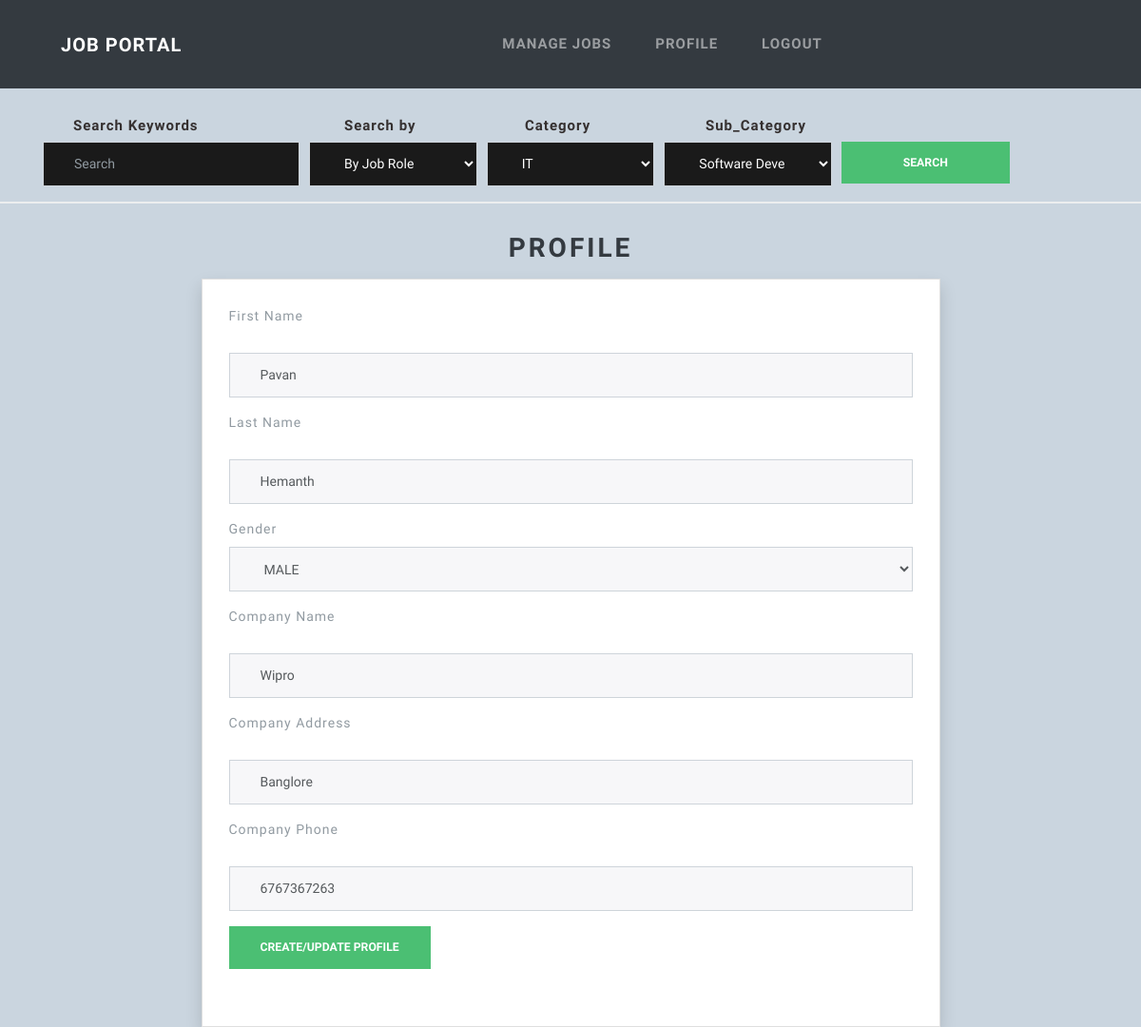
Page /recruiterprofile (signed in) on the earlier database version.
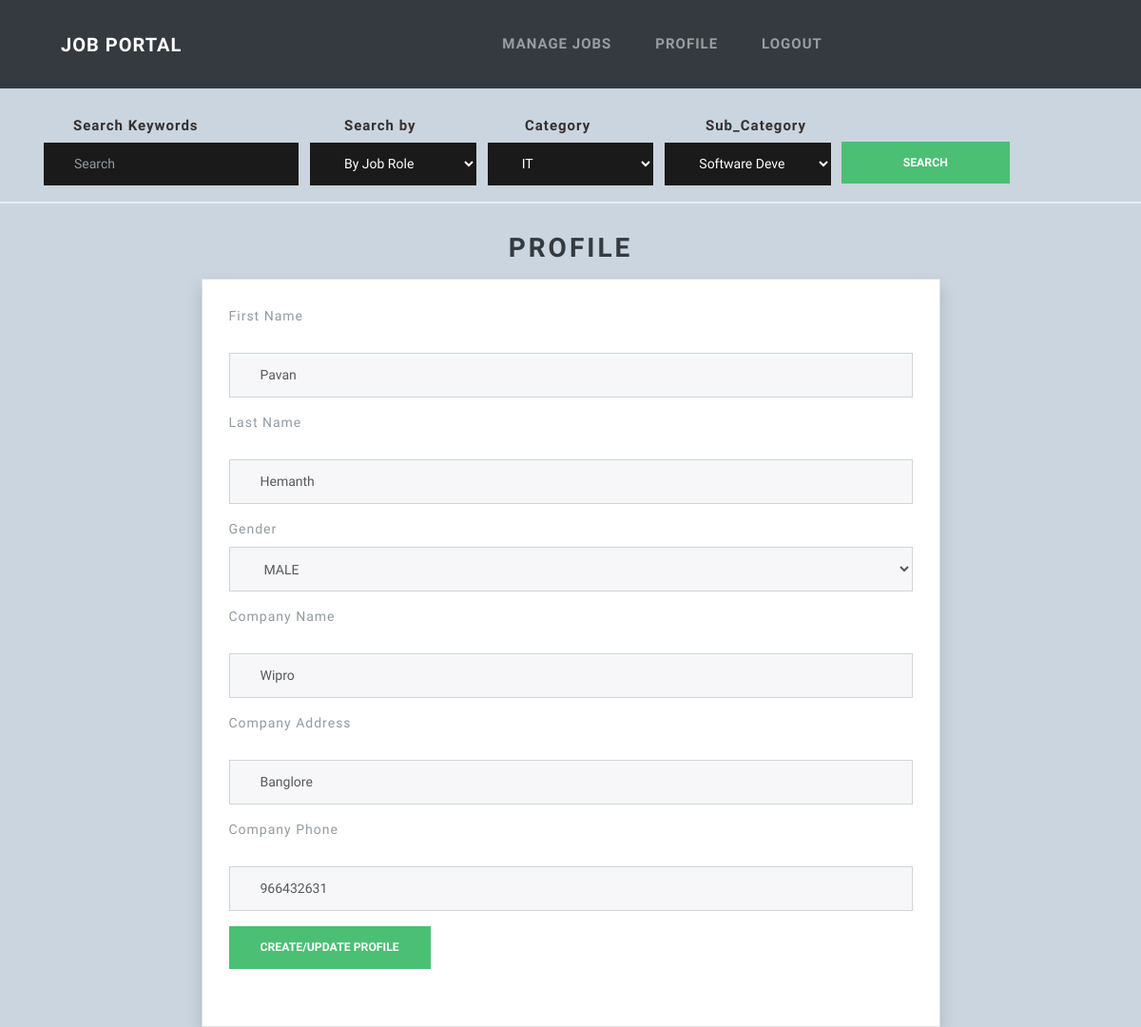
Same page on the later database version.
### core/models.py (models this page shows, shortened)
class RecruiterProfile(models.Model):
    GENDER_CHOICES = (
        ('M', 'MALE'),
        ('F', 'FEMALE'),
    )
    recruiter = models.OneToOneField(User, on_delete=models.CASCADE)
    first_name = models.CharField(max_length=255)
    last_name = models.CharField(max_length=255)
    gender = models.CharField(max_length=1,
                              choices=GENDER_CHOICES,
                              default='M')
    company_name = models.CharField(max_length=255)
    company_address = models.CharField(max_length=255)
    company_phone = models.IntegerField()

### core/views.py (the view)
# urls.py: path("recruiterprofile", recruiterProfile, name='recruiter_profile'),
@ login_required
def recruiterProfile(request):
    if request.method == 'POST':
        form = RecruiterProfileForm(request.POST)
        if form.is_valid():
            first_name = form.cleaned_data['first_name']
            last_name = form.cleaned_data['last_name']
            gender = form.cleaned_data['gender']
            company_address = form.cleaned_data['company_address']
            company_phone = form.cleaned_data['company_phone']
            company_name = form.cleaned_data['company_name']
            try:
                profile = RecruiterProfile.objects.get(
                    recruiter_id=request.user.id)
                profile.first_name = first_name
                profile.last_name = last_name
                profile.gender = gender
                profile.company_address = company_address
                profile.company_phone = company_phone
                profile.company_name = company_name
                profile.save()
            except RecruiterProfile.DoesNotExist:
                RecruiterProfile.objects.create(
                    first_name=first_name,
                    last_name=last_name,
                    gender=gender,
                    company_address=company_address,
                    company_phone=company_phone,
                    company_name=company_name,
                    recruiter_id=request.user.id
                ).save()
            form = RecruiterProfileForm(initial={'first_name': first_name, 'last_name': last_name,
                                                 'gender': gender, 'company_address': company_address,
                                                 'company_phone': company_phone,
                                                 'company_name': company_name})
        args = {'form': form}
        return render(request, 'components/recruiterprofile.html', args)
    else:
        if request.user.is_authenticated:
            recruiter = request.user.id
            try:
                profile = RecruiterProfile.objects.get(recruiter_id=recruiter)
                first_name = profile.first_name
                last_name = profile.last_name
                gender = profile.gender
                company_address = profile.company_address
                company_phone = profile.company_phone
                company_name = profile.company_name
            except:
                first_name = ""
                last_name = ""
                gender = ""
                company_address = ""
                company_phone = ""
                company_name = ""
            form = RecruiterProfileForm(initial={'first_name': first_name, 'last_name': last_name,
                                                 'gender': gender, 'company_address': company_address,
                                                 'company_phone': company_phone,
                                                 'company_name': company_name})
            args = {'form': form}
            return render(request, 'components/recruiterprofile.html', args)

### core/forms.py
class RecruiterProfileForm(forms.Form):
    class Meta:
        model = RecruiterProfile
    GENDER_CHOICES = [
        ('M', 'MALE'),
        ('F', 'FEMALE'),
    ]
    first_name = forms.CharField(max_length=255, widget=forms.TextInput(
        attrs={'class': 'profile-form-style'}))
    last_name = forms.CharField(max_length=255, widget=forms.TextInput(
        attrs={'class': 'profile-form-style'}))
    gender = forms.ChoiceField(label='Gender', choices=GENDER_CHOICES)
    company_name = forms.CharField(widget=forms.TextInput(
        attrs={'class': 'profile-form-style'}))
    company_address = forms.CharField(
        widget=forms.TextInput(attrs={'class': 'profile-form-style'}))
    company_phone = forms.IntegerField(
        widget=forms.TextInput(attrs={'class': 'profile-form-style'}))

### core/templates/components/recruiterprofile.html (shortened to what this page needs)
{% extends "base.html" %}
{% load static %}
{% load widget_tweaks %}
{% block content %}
<div class="container">
    <div class="text-center" style="margin-top: 30px">
        <h2 class="text-dark" id="profile-heading">PROFILE</h2>
    </div>
    <div class="profile-form card shadow p-2">
        <div class="form-group card-body">
            <form method="post" id="profile-edit">
                <div class="form-group">
                    <div class="form-group">
                        <label for="exampleInputdisplayname">First Name</label>
                        {{ form.first_name|attr:"class:form-control"}}
                    </div>
                    <div class="form-group">
                        <label for="exampleInputdisplayname">Last Name</label>
                        {{ form.last_name|attr:"class:form-control"}}
                    </div>
                    <div class="form-group">
                        <label for="exampleInputdisplayname">Gender</label>
                        {{form.gender|attr:"class:form-control"|attr:"type:select"}}
                    </div>
                    <div class="form-group">
                        <label for="exampleInputdisplayname">Company Name</label>
                        {{form.company_name|attr:"class:form-control"}}
                    </div>
                    <div class="form-group">
                        <label for="exampleInputdisplayname">Company Address</label>
                        {{ form.company_address|attr:"class:form-control"}}
                    </div>
                    <div class="form-group">
                        <label for="exampleInputdisplayname">Company Phone</label>
                        {{ form.company_phone|attr:"class:form-control"}}
                    </div>
                    <div class="profile-edit-buttons">
                        <button type="submit" id="profileEditButton" onclick="toggleProfileEdit()"
                            class="btn btn-success">
                            Create/Update Profile </button>
                    </div>
            </form>
        </div>
    </div>
</div>
{% endblock %}

Differences in the rows shown:
changed RecruiterProfile "Pavan": company_phone "6767367263" → "966432631"
